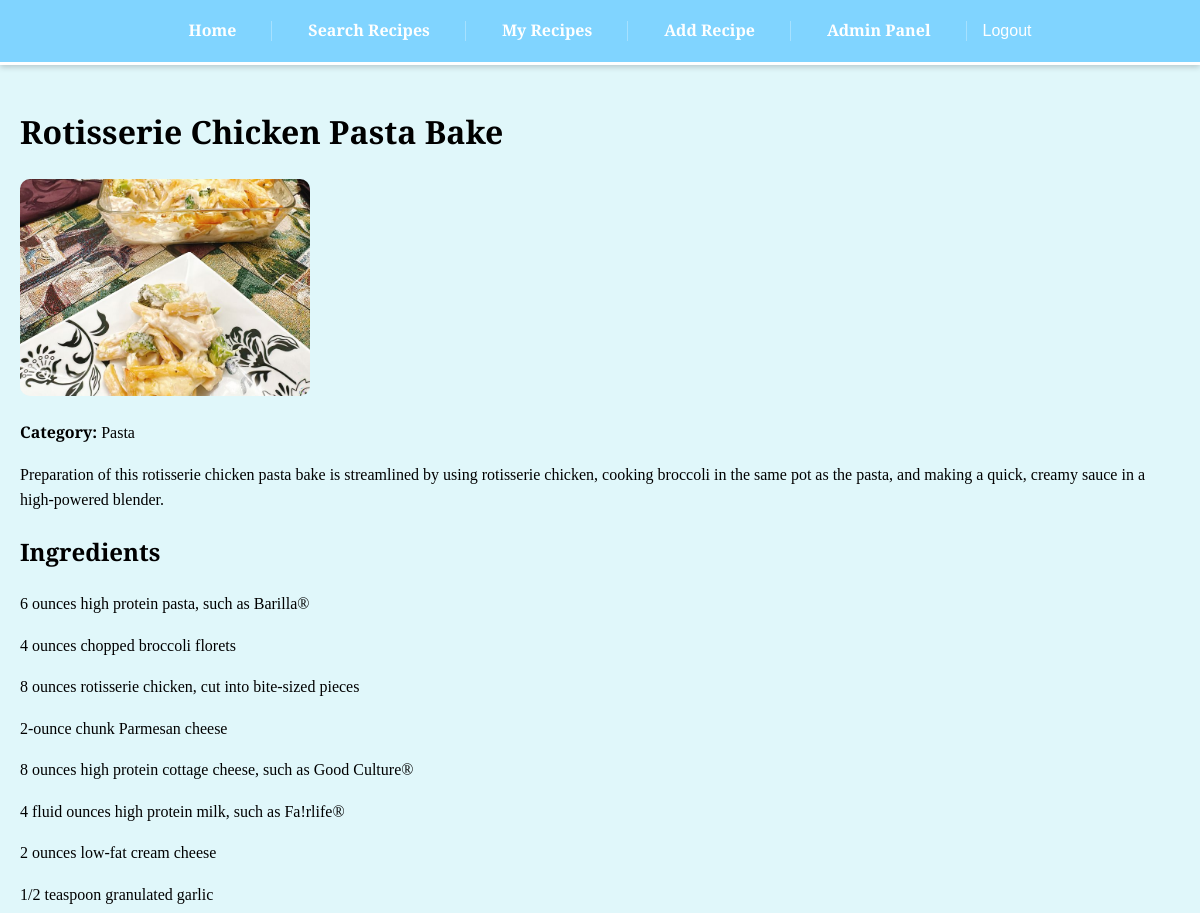
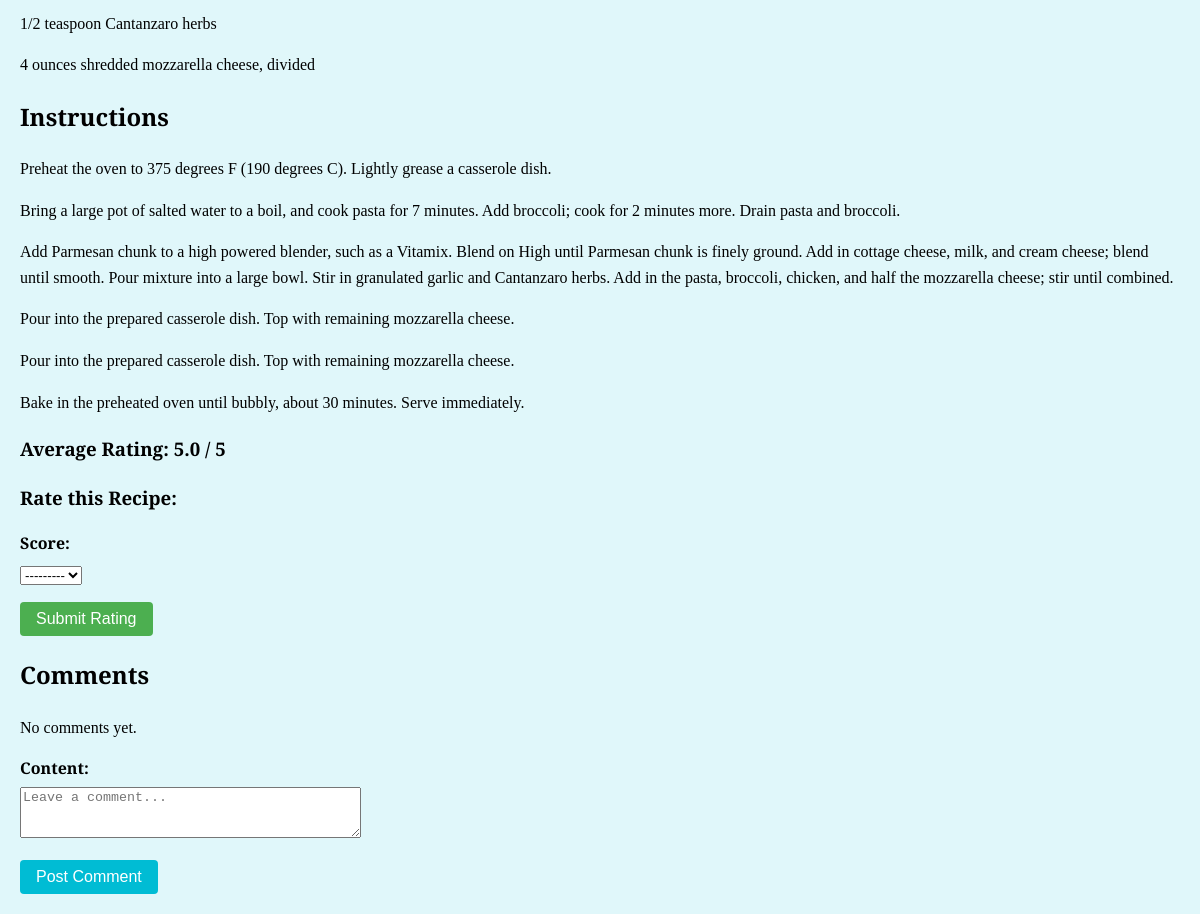
Page /recipe/11/ (signed in) on the committed database (2 pictures, top to bottom).
### recipes/models.py (models this page shows, shortened)
class Recipe(models.Model):
    title = models.CharField(max_length=255)
    description = models.TextField()
    ingredients = models.TextField()
    instructions = models.TextField()
    category = models.CharField(max_length=100)
    created_at = models.DateTimeField(auto_now_add=True)
    author = models.ForeignKey(User, on_delete=models.CASCADE)
    views = models.PositiveIntegerField(default=0)
    rating = models.FloatField(default=0.0)
    image = models.ImageField(upload_to='recipe_images/', blank=True, null=True)

### recipes/views.py (the view)
# urls.py: path('recipe/<int:pk>/', views.recipe_detail_local, name='recipe-detail-local'),
@login_required
def recipe_detail_local(request, pk):
    recipe = get_object_or_404(Recipe, pk=pk)
    comments = recipe.comments.order_by('-created_at')
    Recipe.objects.filter(pk=pk).update(views=models.F('views') + 1)
    recipe.refresh_from_db()
    if request.method == 'POST' and request.user.is_authenticated:
        rating_form = RatingForm(request.POST, recipe=recipe)
        comment_form = CommentForm(request.POST)
        if rating_form.is_valid():
            rating = rating_form.save(user=request.user)
            recipe.update_rating()
            messages.success(request, f'Thank you for rating "{recipe.title}"!')
            return redirect('recipe-detail-local', pk=recipe.pk)
        if comment_form.is_valid():
            comment = comment_form.save(commit=False)
            comment.recipe = recipe
            comment.user = request.user
            comment.save()
            messages.success(request, "Comment posted.")
            return redirect('recipe-detail-local', pk=pk)
    else:
        rating_form = RatingForm(recipe=recipe)
        comment_form = CommentForm()
    return render(request, 'recipes/recipe_detail_local.html', {
        'recipe': recipe,
        'rating_form': rating_form,
        'comments': comments,
        'comment_form': comment_form,
    })

### recipes/forms.py (shortened to what this page needs)
class RatingForm(forms.ModelForm):
    class Meta:
        model = Rating
        fields = ['score']
    def __init__(self, *args, **kwargs):
        self.recipe = kwargs.pop('recipe', None)
        super(RatingForm, self).__init__(*args, **kwargs)

class CommentForm(forms.ModelForm):
    class Meta:
        model = Comment
        fields = ['content']
        widgets = {
            'content': forms.Textarea(attrs={'rows': 3, 'placeholder': 'Leave a comment...'}),
        }

### recipes/templates/recipes/recipe_detail_local.html (shortened to what this page needs)
{% extends "recipes/base.html" %}
{% block content %}
<div class="recipe-detail">
    <h1>{{ recipe.title }}</h1>
    {% if recipe.image %}
        <img src="{{ recipe.image.url }}" alt="{{ recipe.title }}" style="max-width: 25%; border-radius: 10px;">
    {% endif %}
    <p><strong>Category:</strong> {{ recipe.category }}</p>
    <p>{{ recipe.description }}</p>
    <h2>Ingredients</h2>
    <p>{{ recipe.ingredients|linebreaks }}</p>
    <h2>Instructions</h2>
    <p>{{ recipe.instructions|linebreaks }}</p>
    {% if recipe.rating %}
        <h3>Average Rating: {{ recipe.rating|floatformat:1 }} / 5</h3>
    {% else %}
        <h3>No ratings yet.</h3>
    {% endif %}
    {% if user.is_authenticated %}
        <h3>Rate this Recipe:</h3>
        <form method="POST">
            {{ rating_form.as_p }}
            <button type="submit" class="btn" style="background-color: #4CAF50;">Submit Rating</button>
        </form>
    {% else %}
        <p>Please <a href="{% url 'login' %}">log in</a> to rate this recipe.</p>
    {% endif %}
    <h2>Comments</h2>
    {% if comments %}
        <ul>{% for comment in comments %}
            <li>
                <strong>{{ comment.user.username }}</strong> on {{ comment.created_at|date:"M d, Y H:i" }}<br>
                {{ comment.content|linebreaks }}
            </li>
            {% endfor %}
        </ul>
    {% else %}
        <p>No comments yet.</p>
    {% endif %}
    {% if user.is_authenticated %}
        <form method="post">
        {{ comment_form.as_p }}
            <button type="submit" class="btn">Post Comment</button>
        </form>
    {% else %}
        <p><a href="{% url 'login' %}">Log in</a> to leave a comment.</p>
    {% endif %}
    </div>
{% endblock %}

### recipes/templates/recipes/base.html (style rules this page uses)
body { font-family: 'Playfair Display', serif; margin: 0; padding: 0; line-height: 1.6; background-color: #e0f7fa; }
.recipe-detail img { max-width: 100%; border-radius: 5px; }
.btn { display: inline-block; padding: 8px 16px; background-color: #00bcd4; color: white; text-decoration: none; border-radius: 4px; border: none; cursor: pointer; font-size: 16px; }
form p { margin-bottom: 15px; }
label { display: block; margin-bottom: 5px; font-weight: bold; }

### rows in the picture
Recipe: title "Rotisserie Chicken Pasta Bake", image (picture), category "Pasta", description "Preparation of this rotisserie chicken pasta bake is streamlined by using rotisserie chicken, cooking broccoli in the same pot as the pasta, and making a quick, creamy sauce in a high-powered blender.", ingredients "6 ounces high protein pasta, such as Barilla® 4 ounces chopped broccoli florets 8 ounces rotisserie chicken, cut into bite-sized pieces 2-ounce chunk Parmesan cheese 8 ounces high protein cottage cheese, such as Good Culture® 4 fluid ounces high protein milk, such as Fa!rlife® 2 ounces low-fat cream cheese 1/2 teaspoon granulated garlic 1/2 teaspoon Cantanzaro herbs 4 ounces shredded mozzarella cheese, divided", instructions "Preheat the oven to 375 degrees F (190 degrees C). Lightly grease a casserole dish. Bring a large pot of salted water to a boil, and cook pasta for 7 minutes. Add broccoli; cook for 2 minutes more. Drain pasta and broccoli. Add Parmesan chunk to a high powered blender, such as a Vitamix. Blend on High until Parmesan chunk is finely ground. Add in cottage cheese, milk, and cream cheese; blend until smooth. Pour mixture into a large bowl. Stir in granulated garlic and Cantanzaro herbs. Add in the pasta, broccoli, chicken, and half the mozzarella cheese; stir until combined. Pour into the prepared casserole dish. Top with remaining mozzarella cheese. Pour into the prepared casserole dish. Top…", rating "5.0"
